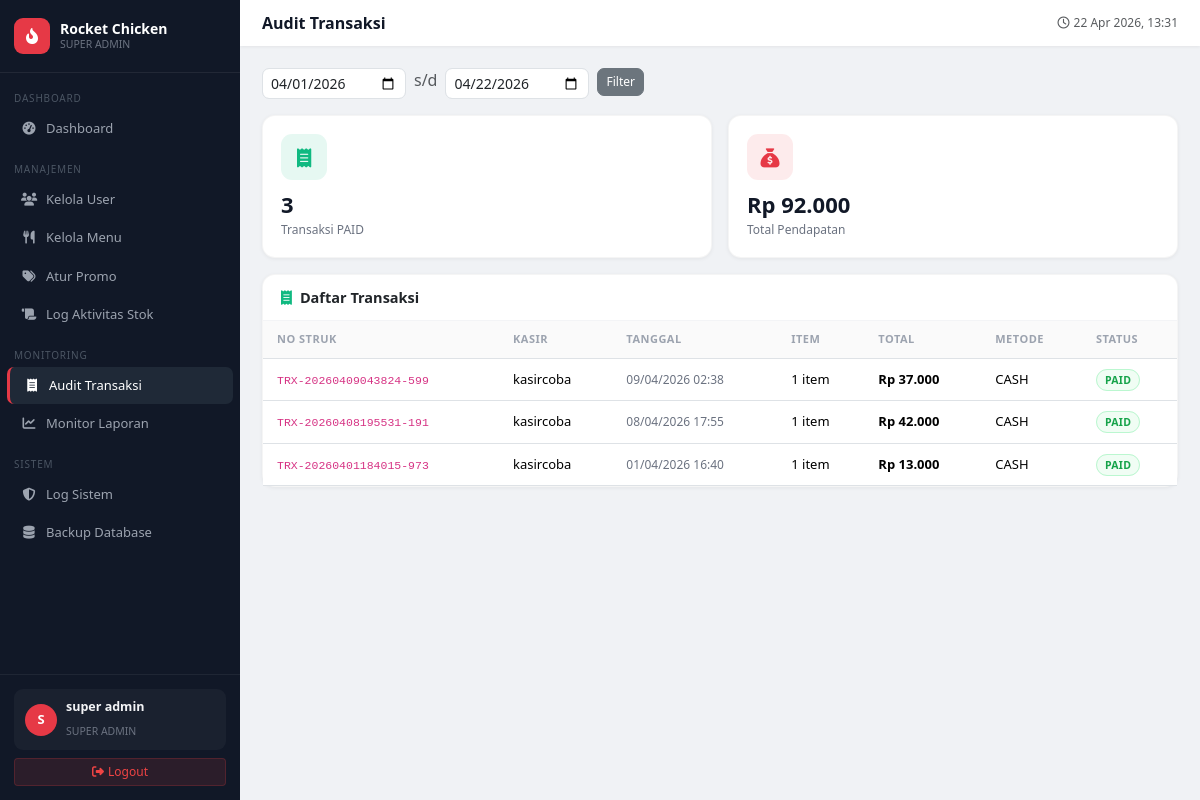
/view/admin/transaksi/index.php (signed in), run on the app's committed database.
### tables this page shows
CREATE TABLE `transaksi` (
  `id_transaksi` int(11) NOT NULL,
  `no_struk` varchar(50) NOT NULL,
  `id_kasir` int(11) NOT NULL,
  `tanggal` timestamp NOT NULL DEFAULT current_timestamp(),
  `total` decimal(12,2) NOT NULL,
  `status_pembayaran` enum('PENDING','PAID','FAILED') NOT NULL,
  `metode_pembayaran` enum('CASH','QRIS','TRANSFER') NOT NULL
);

CREATE TABLE `users` (
  `id_user` int(11) NOT NULL,
  `username` varchar(50) NOT NULL,
  `password` varchar(225) NOT NULL,
  `nama` varchar(100) NOT NULL,
  `role` enum('KASIR','TRAINING','COOKER','SPV','SUPER ADMIN') NOT NULL,
  `created_at` timestamp NOT NULL DEFAULT current_timestamp(),
  `is_active` tinyint(4) NOT NULL DEFAULT 1,
  `updated_at` timestamp NULL DEFAULT NULL
);

### view/admin/transaksi/index.php (the view, shortened to what this page needs)
<?php
require_once __DIR__ . '/../../../config/database.php';
$from = $_GET['from'] ?? date('Y-m-01');
$to   = $_GET['to']   ?? date('Y-m-d');
$trxList = mysqli_query($conn,"
    SELECT t.*, u.nama as kasir,
           (SELECT COUNT(*) FROM detail_transaksi dt WHERE dt.id_transaksi=t.id_transaksi) as jml_item
    FROM transaksi t JOIN users u ON t.id_kasir=u.id_user
    WHERE DATE(t.tanggal) BETWEEN '$from' AND '$to'
    ORDER BY t.tanggal DESC
");
$summary = mysqli_fetch_assoc(mysqli_query($conn,"
    SELECT COUNT(*) as total, IFNULL(SUM(total),0) as revenue
    FROM transaksi WHERE status_pembayaran='PAID' AND DATE(tanggal) BETWEEN '$from' AND '$to'
"));
include __DIR__ . '/../../../includes/layout_start.php';
?>
<form method="GET" class="row g-2 mb-3">
  <div class="col-auto"><input type="date" name="from" value="<?=$from?>" class="form-control form-control-sm" style="border-radius:7px"></div>
  <div class="col-auto"><span class="align-self-center text-muted">s/d</span></div>
  <div class="col-auto"><input type="date" name="to" value="<?=$to?>" class="form-control form-control-sm" style="border-radius:7px"></div>
  <div class="col-auto"><button type="submit" class="btn btn-sm btn-secondary" style="border-radius:7px;font-size:12px">Filter</button></div>
</form>
<div class="row g-3 mb-3">
  <div class="col-sm-6">
    <div class="stat-card">
      <div class="s-ic mb-2" style="background:rgba(16,185,129,.1);color:#10b981"><i class="fa-solid fa-receipt"></i></div>
      <div style="font-size:22px;font-weight:800;color:#111827"><?= number_format($summary['total']) ?></div>
      <div style="font-size:12px;color:#6b7280">Transaksi PAID</div>
    </div>
  </div>
  <div class="col-sm-6">
    <div class="stat-card">
      <div class="s-ic mb-2" style="background:rgba(230,57,70,.1);color:#e63946"><i class="fa-solid fa-sack-dollar"></i></div>
      <div style="font-size:22px;font-weight:800;color:#111827">Rp <?= number_format($summary['revenue'],0,',','.') ?></div>
      <div style="font-size:12px;color:#6b7280">Total Pendapatan</div>
    </div>
  </div>
</div>
<div class="card-box">
  <div class="c-head">
    <h5><i class="fa-solid fa-receipt me-2" style="color:#10b981"></i>Daftar Transaksi</h5>
  </div>
  <div class="c-body p-0">
    <div class="table-responsive">
      <table class="table table-hover mb-0">
        <thead><tr><th>No Struk</th><th>Kasir</th><th>Tanggal</th><th>Item</th><th>Total</th><th>Metode</th><th>Status</th></tr></thead>
        <tbody>
        <?php while($t=mysqli_fetch_assoc($trxList)):
          $sc=['PAID'=>'sb-success','PENDING'=>'sb-warning','FAILED'=>'sb-danger'][$t['status_pembayaran']]??'';
        ?>
        <tr>
          <td><code style="font-size:11.5px"><?= htmlspecialchars($t['no_struk']) ?></code></td>
          <td><?= htmlspecialchars($t['kasir']) ?></td>
          <td style="font-size:12px;color:#6b7280"><?= date('d/m/Y H:i',strtotime($t['tanggal'])) ?></td>
          <td><?= $t['jml_item'] ?> item</td>
          <td style="font-weight:700">Rp <?= number_format($t['total'],0,',','.') ?></td>
          <td><?= $t['metode_pembayaran'] ?></td>
          <td><span class="rbadge <?=$sc?>"><?= $t['status_pembayaran'] ?></span></td>
        </tr>
        <?php endwhile; ?>
        </tbody>
      </table>
    </div>
  </div>
</div>
<?php include __DIR__ . '/../../../includes/layout_end.php'; ?>

### includes/layout_start.php (style rules this page uses)
:root { --sw:240px;--brand:#e63946;--sdk:#c1121f;--sbg:#111827;--shov:#1f2937 }
body { background:#f0f2f5;font-family:'Segoe UI',sans-serif;min-height:100vh }
.stat-card { background:#fff;border-radius:13px;padding:18px;box-shadow:0 1px 4px rgba(0,0,0,.06);transition:.2s;border:1px solid rgba(0,0,0,.04) }
.stat-card .s-ic { width:46px;height:46px;border-radius:11px;display:flex;align-items:center;justify-content:center;font-size:19px }
.card-box { background:#fff;border-radius:13px;box-shadow:0 1px 4px rgba(0,0,0,.06);border:1px solid rgba(0,0,0,.04) }
.card-box .c-head { padding:14px 18px;border-bottom:1px solid #f3f4f6;display:flex;align-items:center;justify-content:space-between }
.card-box .c-head h5 { margin:0;font-size:14.5px;font-weight:700 }
.card-box .c-body { padding:18px }
.table th { font-size:11px;text-transform:uppercase;letter-spacing:.5px;color:#9ca3af;background:#fafafa;padding:10px 14px }
.table td { padding:11px 14px;font-size:13px;vertical-align:middle }
.rbadge { font-size:10.5px;padding:3px 8px;border-radius:20px;font-weight:600;letter-spacing:.3px }
.sb-success { background:#f0fdf4;color:#16a34a;border:1px solid #bbf7d0 }

### data on the page
transaksi: no_struk "TRX-20260409043824-599", id_kasir.nama "kasircoba", tanggal "09/04/2026 02:38", jml_item "1", total "37.000", metode_pembayaran "CASH", status_pembayaran "PAID"
transaksi: no_struk "TRX-20260408195531-191", id_kasir.nama "kasircoba", tanggal "08/04/2026 17:55", jml_item "1", total "42.000", metode_pembayaran "CASH", status_pembayaran "PAID"
transaksi: no_struk "TRX-20260401184015-973", id_kasir.nama "kasircoba", tanggal "01/04/2026 16:40", jml_item "1", total "13.000", metode_pembayaran "CASH", status_pembayaran "PAID"

### other printed values
$role "SUPER ADMIN"
substr($_SESSION['nama']??'U',0,1) "S"
$_SESSION['nama'] "super admin"
$pageTitle "Audit Transaksi"
$summary['total'] "3"
$summary['revenue'] "92.000"
